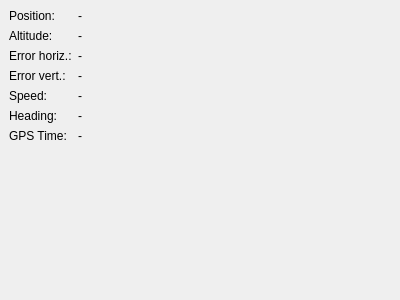
<ui version="4.0" >
 <class>ILiveLogToolWidget</class>
 <widget class="QWidget" name="ILiveLogToolWidget" >
  <property name="geometry" >
   <rect>
    <x>0</x>
    <y>0</y>
    <width>400</width>
    <height>300</height>
   </rect>
  </property>
  <property name="windowTitle" >
   <string>Form</string>
  </property>
  <layout class="QGridLayout" >
   <property name="leftMargin" >
    <number>9</number>
   </property>
   <property name="topMargin" >
    <number>9</number>
   </property>
   <property name="rightMargin" >
    <number>9</number>
   </property>
   <property name="bottomMargin" >
    <number>9</number>
   </property>
   <property name="horizontalSpacing" >
    <number>6</number>
   </property>
   <property name="verticalSpacing" >
    <number>6</number>
   </property>
   <item row="3" column="1" >
    <widget class="QLabel" name="lblErrorVert" >
     <property name="text" >
      <string>-</string>
     </property>
    </widget>
   </item>
   <item row="2" column="0" >
    <widget class="QLabel" name="label_4" >
     <property name="text" >
      <string>Error horiz.:</string>
     </property>
    </widget>
   </item>
   <item row="6" column="0" >
    <widget class="QLabel" name="label_7" >
     <property name="text" >
      <string>GPS Time:</string>
     </property>
    </widget>
   </item>
   <item row="0" column="0" >
    <widget class="QLabel" name="label" >
     <property name="text" >
      <string>Position:</string>
     </property>
    </widget>
   </item>
   <item row="4" column="1" >
    <widget class="QLabel" name="lblSpeed" >
     <property name="text" >
      <string>-</string>
     </property>
    </widget>
   </item>
   <item row="3" column="0" >
    <widget class="QLabel" name="label_5" >
     <property name="text" >
      <string>Error vert.:</string>
     </property>
    </widget>
   </item>
   <item row="1" column="0" >
    <widget class="QLabel" name="label_2" >
     <property name="text" >
      <string>Altitude:</string>
     </property>
    </widget>
   </item>
   <item row="6" column="1" >
    <widget class="QLabel" name="lblTime" >
     <property name="text" >
      <string>-</string>
     </property>
    </widget>
   </item>
   <item row="0" column="1" >
    <widget class="QLabel" name="lblPosition" >
     <property name="text" >
      <string>-</string>
     </property>
    </widget>
   </item>
   <item row="4" column="0" >
    <widget class="QLabel" name="label_3" >
     <property name="text" >
      <string>Speed:</string>
     </property>
    </widget>
   </item>
   <item row="5" column="0" >
    <widget class="QLabel" name="label_6" >
     <property name="text" >
      <string>Heading:</string>
     </property>
    </widget>
   </item>
   <item row="5" column="1" >
    <widget class="QLabel" name="lblHeading" >
     <property name="text" >
      <string>-</string>
     </property>
    </widget>
   </item>
   <item row="8" column="1" >
    <spacer>
     <property name="orientation" >
      <enum>Qt::Vertical</enum>
     </property>
     <property name="sizeHint" >
      <size>
       <width>111</width>
       <height>81</height>
      </size>
     </property>
    </spacer>
   </item>
   <item row="1" column="1" >
    <widget class="QLabel" name="lblAltitude" >
     <property name="text" >
      <string>-</string>
     </property>
    </widget>
   </item>
   <item row="2" column="1" >
    <widget class="QLabel" name="lblErrorHoriz" >
     <property name="text" >
      <string>-</string>
     </property>
    </widget>
   </item>
   <item row="0" column="2" >
    <widget class="QLabel" name="labelCenter" >
     <property name="text" >
      <string/>
     </property>
    </widget>
   </item>
   <item row="8" column="2" >
    <spacer>
     <property name="orientation" >
      <enum>Qt::Horizontal</enum>
     </property>
     <property name="sizeHint" >
      <size>
       <width>40</width>
       <height>20</height>
      </size>
     </property>
    </spacer>
   </item>
  </layout>
 </widget>
 <resources/>
 <connections/>
</ui>
